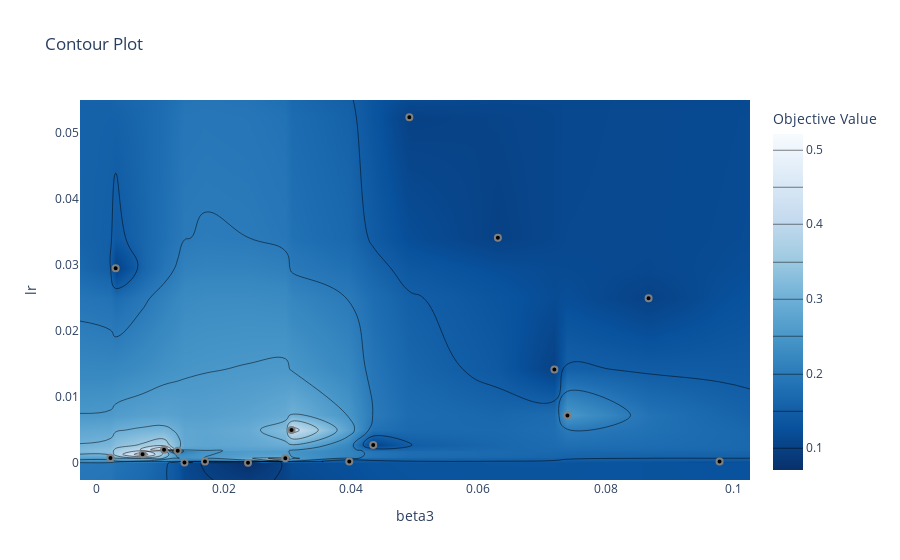

Notebook cell for this chart:
### Code cell
optuna.visualization.plot_contour(study, params=["beta3","lr"])

### Figure 1 — Plotly figure (JSON) as saved in the notebook; plotly's stock layout.template omitted (floating-point values rounded to 4 significant figures; data arrays with more than 128 entries replaced by an {"elided": "..."} marker saying what was removed)
{"data": [{"colorbar": {"title": {"text": "Objective Value"}}, "colorscale": [[0, "rgb(247,251,255)"], [0.125, "rgb(222,235,247)"], [0.25, "rgb(198,219,239)"], [0.375, "rgb(158,202,225)"], [0.5, "rgb(107,174,214)"], [0.625, "rgb(66,146,198)"], [0.75, "rgb(33,113,181)"], [0.875, "rgb(8,81,156)"], [1, "rgb(8,48,107)"]], "connectgaps": true, "contours": {"coloring": "heatmap"}, "hoverinfo": "none", "line": {"smoothing": 1.3}, "reversescale": true, "type": "contour", "x": [-0.002534, 0.002246, 0.003064, 0.007292, 0.01066, 0.01281, 0.01387, 0.01708, 0.02384, 0.02969, 0.03067, 0.03973, 0.04349, 0.04916, 0.06306, 0.07193, 0.07398, 0.08671, 0.09785, 0.1026], "y": [-0.002596, 2.287e-05, 4.662e-05, 0.0002077, 0.000212, 0.0002225, 0.0006957, 0.0007292, 0.001296, 0.001842, 0.002002, 0.002712, 0.004981, 0.007203, 0.01417, 0.02496, 0.0295, 0.03416, 0.05241, 0.05503], "z": {"elided": "20x20 float values"}}, {"marker": {"color": "black", "line": {"color": "Gray", "width": 2}}, "mode": "markers", "name": "Feasible Trial", "showlegend": false, "type": "scatter", "x": [0.07193, 0.07398, 0.03067, 0.04916, 0.01066, 0.003064, 0.02969, 0.007292, 0.08671, 0.06306, 0.02384, 0.002246, 0.01708, 0.04349, 0.01387, 0.03973, 0.01281, 0.09785], "y": [0.01417, 0.007203, 0.004981, 0.05241, 0.002002, 0.0295, 0.0006957, 0.001296, 0.02496, 0.03416, 2.287e-05, 0.0007292, 0.000212, 0.002712, 4.662e-05, 0.0002225, 0.001842, 0.0002077]}, {"marker": {"color": "#cccccc", "line": {"color": "Gray", "width": 2}}, "mode": "markers", "name": "Infeasible Trial", "showlegend": false, "type": "scatter", "x": [], "y": []}], "layout": {"title": {"text": "Contour Plot"}, "xaxis": {"range": [-0.002534, 0.1026], "title": {"text": "beta3"}}, "yaxis": {"range": [-0.002596, 0.05503], "title": {"text": "lr"}}}}
